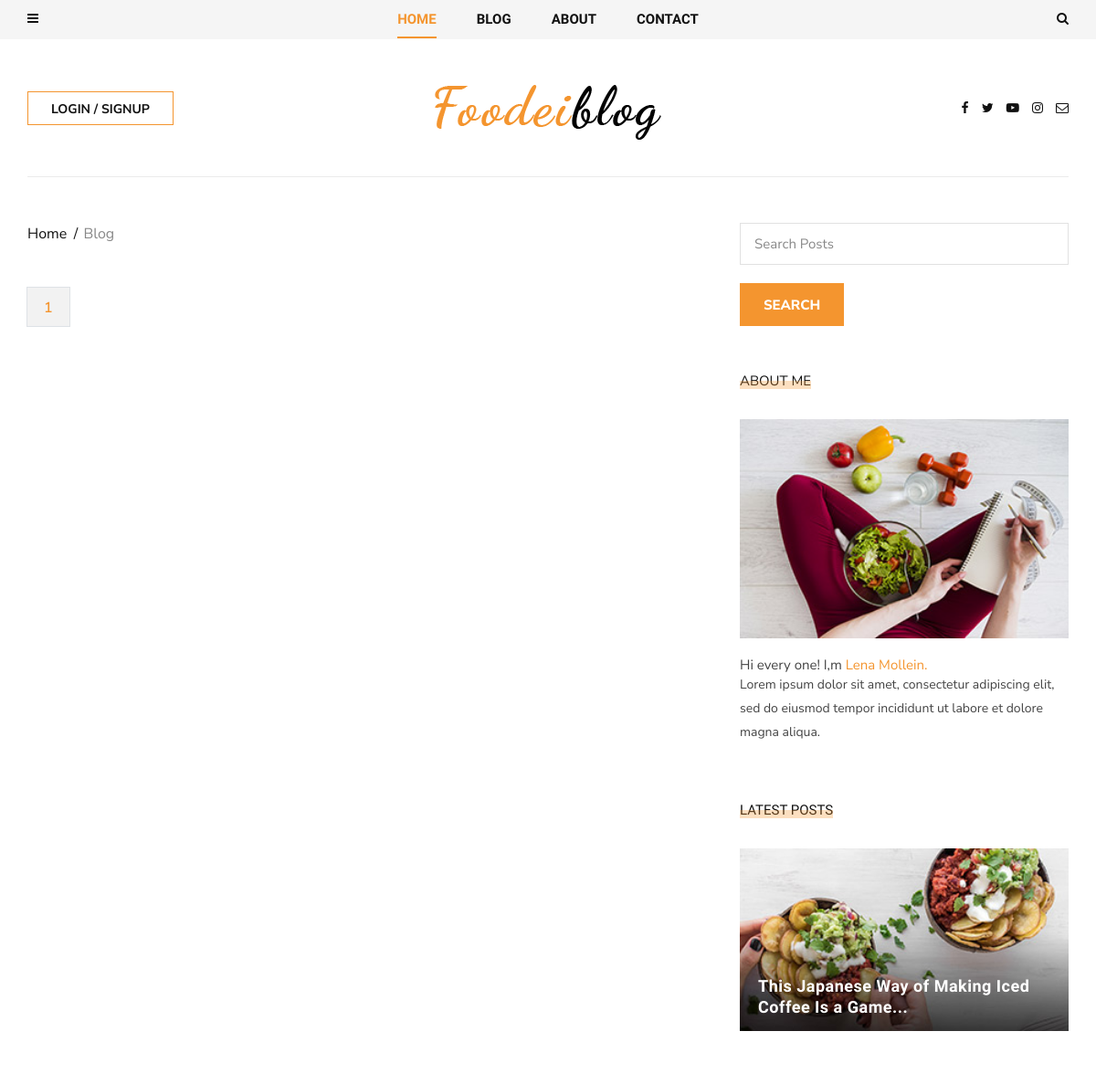
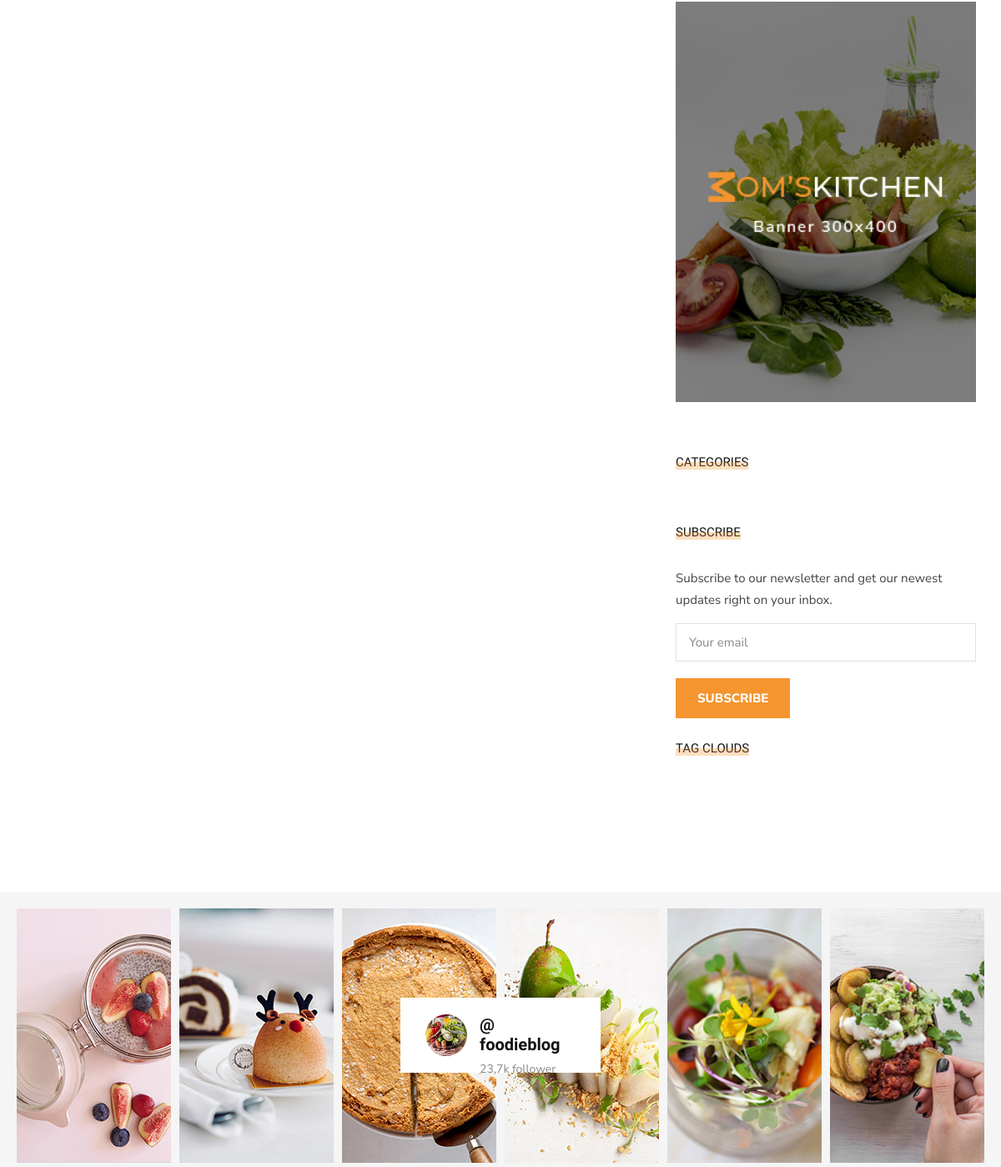
/blog/ (upper part), run on an earlier commit of the app's database (2 pictures, top to bottom).
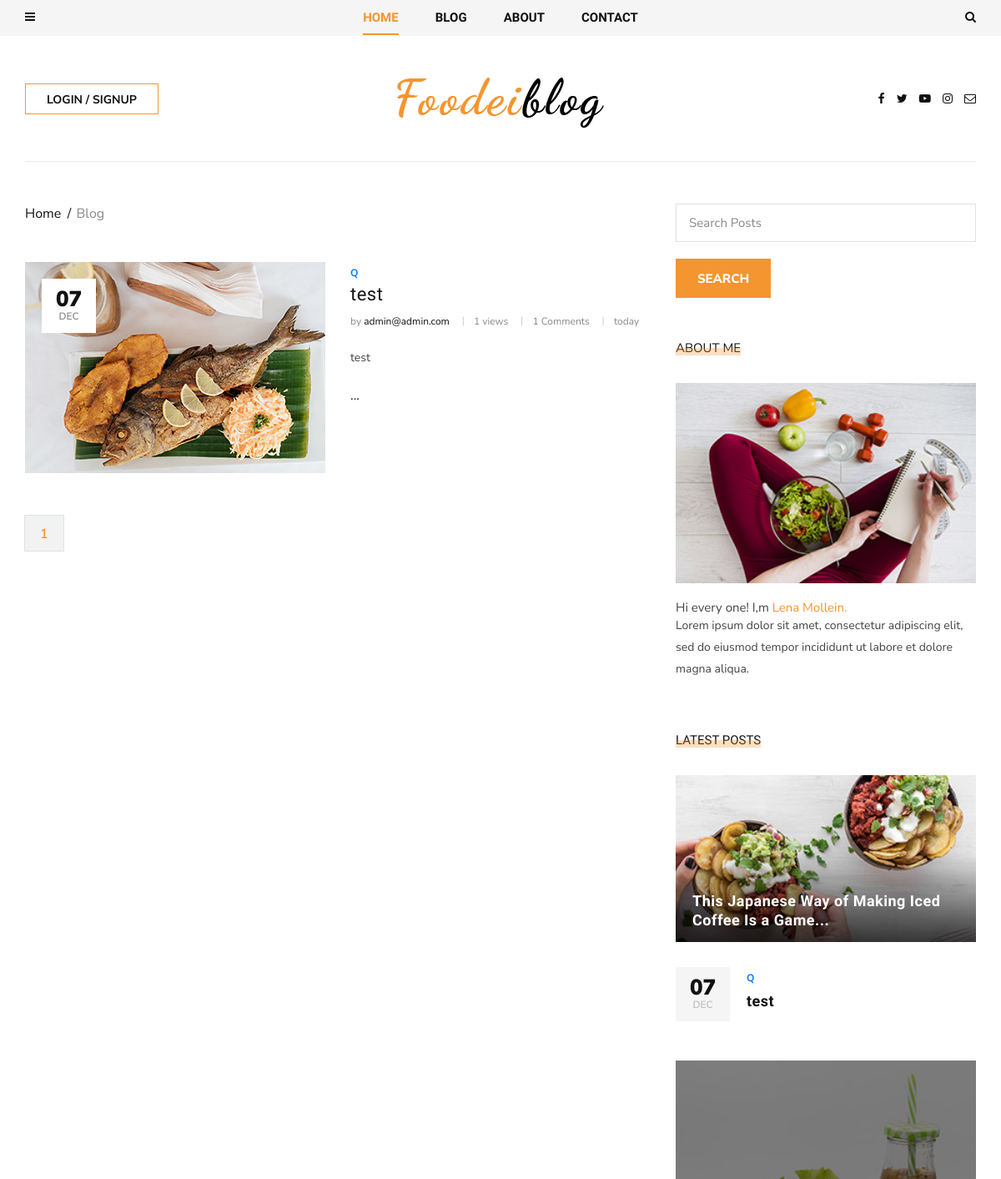
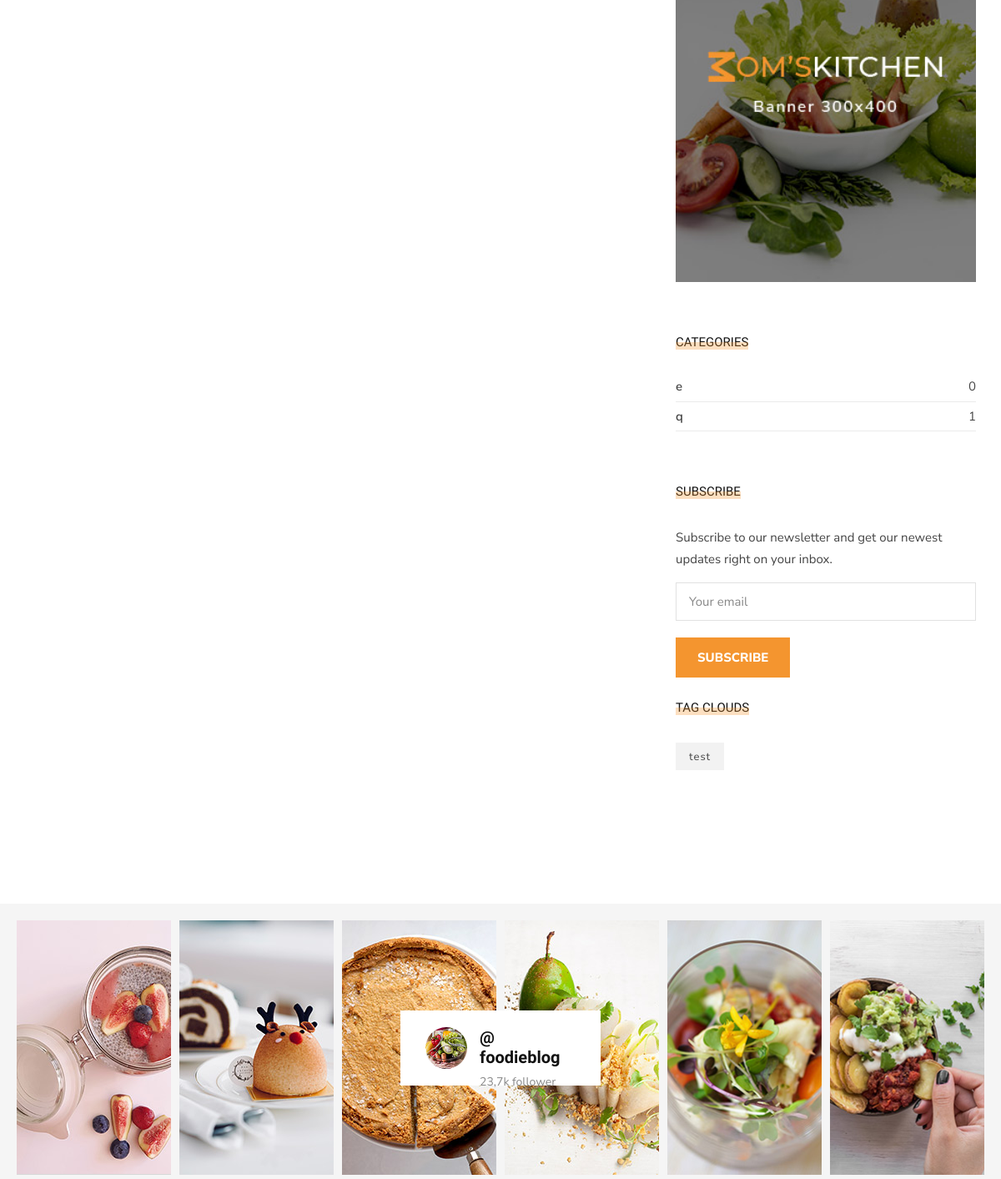
And on a later commit of the database (2 pictures, top to bottom).
### blog/models.py (models this page shows, shortened)
class Post(models.Model):
    image = models.ImageField(upload_to = 'blog/', default = 'blog/default.jpg')
    author = models.ForeignKey("accounts.Profile",on_delete = models.SET_NULL,null = True)
    title = models.CharField(max_length=255)
    content = models.TextField()
    tags = TaggableManager()
    category = models.ManyToManyField(Category)
    counted_views = models.IntegerField(default=0)
    status = models.BooleanField(default=False)
    login_require = models.BooleanField(default=False)
    published_date = models.DateTimeField(null=True)
    created_date = models.DateTimeField(auto_now_add=True)
    updated_date = models.DateTimeField(auto_now=True)
    class Meta:
        ordering = ['id']

class Category(models.Model):
    name = models.CharField(max_length = 255)
    def __str__(self):
        return self.name

### accounts/models.py (models this page shows, shortened)
class Profile(models.Model):
    user = models.ForeignKey(User, on_delete=models.CASCADE)
    first_name = models.CharField(max_length=250)
    last_name = models.CharField(max_length=250)
    image = models.ImageField(blank=True, null=True)
    description = models.TextField()
    created_date = models.DateTimeField(auto_now_add=True)
    updated_date = models.DateTimeField(auto_now=True)
    def __str__(self):
        return self.user.email

class User(AbstractBaseUser, PermissionsMixin):
    email = models.EmailField(max_length=255, unique=True)
    is_staff = models.BooleanField(default=False)
    is_active = models.BooleanField(default=True)
    is_superuser = models.BooleanField(default=False)
    is_verified = models.BooleanField(default=False)
    created_date = models.DateTimeField(auto_now_add=True)
    updated_date = models.DateTimeField(auto_now=True)
    USERNAME_FIELD = "email"
    REQUIRED_FIELDS = []
    objects = UserManager()

### blog/views.py (the view)
# urls.py: path('',blog_home_view,name='blog_home'),
def blog_home_view(request,cat_name = None,author = None,tag_name = None):
    posts = Post.objects.filter(published_date__lte = timezone.now(), status = True)
    s_flag = False
    if tag_name:
        posts = posts.filter(tags__name = tag_name)
    if cat_name:
        posts = posts.filter(category__name = cat_name)
    if author:
        posts = posts.filter(author__username = author)
    if s:= request.GET.get('s'):
        posts = posts.filter(content__contains = s)
        s_flag = True
    posts,totalpages = page_management(request,posts)
    context = {'posts':posts,'totalpages':totalpages,'s_flag':s_flag ,'s':s}
    return render(request,'blog/blog-home2.html',context)

### templates/blog/blog-home2.html (shortened to what this page needs)
{%extends 'base2.html'%}
{%load static%}
{% load blog_tags %}
{% load humanize %}
{%block content%}
    <section class="categories categories-grid spad">
        <div class="categories__post">
            <div class="container">
                <div class="categories__grid__post">
                    <div class="row">
                        <div class="col-lg-8 col-md-8">
                            <div class="breadcrumb__text">
                                <div class="breadcrumb__option">
                                    <a href="{% url "website:index" %}">Home</a>
                                    <span>Blog</span>
                                </div>
                            </div>
                            {%for post in posts%}
                            <div class="categories__list__post__item">
                                <div class="row">
                                    <div class="col-lg-6 col-md-6">
                                        <div class="categories__post__item__pic set-bg"
                                            data-setbg={{post.image.url}}>
                                            <div class="post__meta">
                                                <h4>{{post.published_date|date:'d'}}</h4>
                                                <span>{{post.published_date|date:'M'}}</span>
                                            </div>
                                        </div>
                                    </div>
                                    <div class="col-lg-6 col-md-6">
                                        <div class="categories__post__item__text">
                                            <span class="post__label">
                                                {% for cat in post.category.all %}
                                                <a href="{% url "blog:category" cat_name=cat.name %}">{{cat.name}} {%if not forloop.last%} | {%endif%}</a>
                                                {% endfor %}
                                            </span>
                                            <h3><a href="{% url "blog:blog_single" pid=post.id %}">{{post.title}}</a></h3>
                                            <ul class="post__widget">
                                                <li>by <span>{{post.author}}</span></li>
                                                <li>{{post.counted_views}} views</li>
                                                <li>{% comment_count post %} Comments</li>
                                                <li>{{post.published_date|naturalday}}</li>
                                            </ul>
                                            <p>{{post.content|snippet:100|safe}} ...</p>
                                        </div>
                                    </div>
                                </div>
                            </div>
                            {%endfor%}
                            <div class="row">
                                <div class="col-lg-12">
                                    <div class="categories__pagination">
                                        {% for i in totalpages %}
                                            {% if posts.number == i %}
                                                {% if s_flag %}
                                                    <a href="?s={{s}}&page={{i}}" class="page-link">{{i}}</a>
                                                {% else %}
                                                    <a href="?page={{i}}" class="page-link">{{i}}</a>
                                                {% endif %}
                                            {% else %}
                                                {% if s_flag %}
                                                    <a href="?s={{s}}&page={{i}}" class="page-link">{{i}}</a>
                                                {% else %}
                                                    <a href="?page={{i}}" class="page-link">{{i}}</a>
                                                {% endif %}
                                            {% endif %}
                                        {% endfor %}
                                    </div>
                                </div>
                            </div>
                        </div>
                        <div class="col-lg-4 col-md-4">
                            <div class="sidebar__item">
                                <div class="sidebar__subscribe__item">
									<form action="{% url "blog:search" %}" method="GET">
			                            <input placeholder="Search Posts" name="s" type="text" class="email-input">
			                            <button type="submit" class="site-btn">Search</button>
			                        </form>
                                </div>
                                <br><br>
                                {%include 'blog/blog_writer.html'%}
                                {% latestposts %}
                                <div class="sidebar__item__banner">
                                    <img src="{% static "template2/img/sidebar/banner.jpg" %}" alt="">
                                </div>
                                {% postcategories %}
                                <div class="sidebar__subscribe__item">
                                    <div class="sidebar__item__title">
                                        <h6>Subscribe</h6>
                                    </div>
                                    {% include 'website/website-subscribe.html' %}
                                </div>
                                <br>
                                <div class="sidebar__item__categories">
                                    <div class="sidebar__item__title">
                                        <h6>Tag Clouds</h6>
                                    </div>
                                    {% tagclouds %}
                                </div>
                            </div>
                        </div>
                    </div>
                </div>
            </div>
        </div>
    </section>
{%endblock%}

### templates/blog/blog_latestposts.html (shortened to what this page needs)
{% load static %}
<div class="sidebar__feature__item">
    <div class="sidebar__item__title">
        <h6>Latest Posts</h6>
    </div>
    <div class="sidebar__feature__item__large set-bg"
        data-setbg="{% static "template2/img/sidebar/feature-post.jpg" %}">
        <div class="sidebar__feature__item__large--text">
            <h5><a href="#">This Japanese Way of Making Iced Coffee Is a Game...</a>
            </h5>
        </div>
    </div>
    <div class="sidebar__feature__item__list">
        {% for post in posts %}
        <div class="sidebar__feature__item__list__single">
            <div class="post__meta">
                <h4>{{post.published_date|date:'d'}}</h4>
                <span>{{post.published_date|date:'M'}}</span>
            </div>
            <div class="post__text">
                <span>
                    {% for cat in post.category.all %}
                    <a href="{% url "blog:category" cat_name=cat.name %}">{{cat.name}} {%if not forloop.last%} , {%endif%}</a>
                    {% endfor %}
                </span>
                <h5><a href="{% url "blog:blog_single" pid=post.id %}">{{post.title}}</a></h5>
            </div>
        </div>
        {% endfor %}
    </div>
</div>

### templates/blog/blog_postcategories.html
<div class="sidebar__item__categories">
    <div class="sidebar__item__title">
        <h6>Categories</h6>
    </div>
    <ul>
        {% for name,count in categories.items %}
        <li><a href="{% url "blog:category" cat_name=name %}">{{name}} <span>{{count}}</span></a></li>
        {% endfor %}
    </ul>
</div>

### templates/blog/blog-tag-clouds.html
    <div class="single-post__tags">
        {% for tag in tags %}
        <span><a href="{% url 'blog:tag' tag_name=tag.name %}">{{tag.name}}</a></span>
        {% endfor %}
    </div>

What changed in the data, as far as the page shows it:
added Post: published_date "07", published_date "DEC", title "test", author "admin@admin.com", counted_views "1", id "1", published_date "today", content|snippet "test"
added Category: name "Q", name "q", count "1"
added Category: name "e", count "0", shown under "CATEGORIES"
added Tag: name "test"
